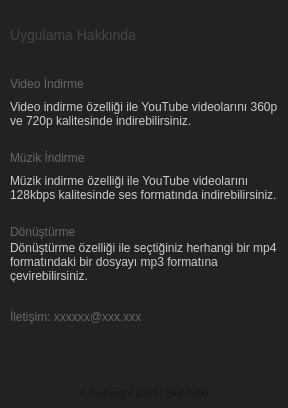
               <widget class="QWidget" name="about_2">
                <property name="styleSheet">
                 <string notr="true"/>
                </property>
                <layout class="QVBoxLayout" name="verticalLayout_17">
                 <property name="spacing">
                  <number>0</number>
                 </property>
                 <property name="leftMargin">
                  <number>0</number>
                 </property>
                 <property name="topMargin">
                  <number>0</number>
                 </property>
                 <property name="rightMargin">
                  <number>0</number>
                 </property>
                 <property name="bottomMargin">
                  <number>0</number>
                 </property>
                 <item>
                  <widget class="QFrame" name="frame_15">
                   <property name="styleSheet">
                    <string notr="true">#frame_15 {
	background-color: #222;
}</string>
                   </property>
                   <property name="frameShape">
                    <enum>QFrame::NoFrame</enum>
                   </property>
                   <property name="frameShadow">
                    <enum>QFrame::Raised</enum>
                   </property>
                   <layout class="QVBoxLayout" name="verticalLayout_18">
                    <property name="spacing">
                     <number>10</number>
                    </property>
                    <property name="leftMargin">
                     <number>10</number>
                    </property>
                    <property name="topMargin">
                     <number>10</number>
                    </property>
                    <property name="rightMargin">
                     <number>10</number>
                    </property>
                    <property name="bottomMargin">
                     <number>0</number>
                    </property>
                    <item>
                     <widget class="QFrame" name="frame_16">
                      <property name="styleSheet">
                       <string notr="true">#label_9 {
	color: #444;
	font-size: 14px;
}
#label_13, #label_15, #label_17 {
	color: #666;
	font-size: 12px;
}
#label_14, #label_16, #label_18 {
	color: #ccc;
}
#label_19 {
	color: #151515;
	font-size: 10px;
}
#label_24 {
	color: #666;
	font-size: 12px;
}</string>
                      </property>
                      <property name="frameShape">
                       <enum>QFrame::NoFrame</enum>
                      </property>
                      <property name="frameShadow">
                       <enum>QFrame::Raised</enum>
                      </property>
                      <layout class="QVBoxLayout" name="verticalLayout_19">
                       <property name="spacing">
                        <number>0</number>
                       </property>
                       <property name="leftMargin">
                        <number>0</number>
                       </property>
                       <property name="topMargin">
                        <number>0</number>
                       </property>
                       <property name="rightMargin">
                        <number>0</number>
                       </property>
                       <property name="bottomMargin">
                        <number>0</number>
                       </property>
                       <item alignment="Qt::AlignTop">
                        <widget class="QLabel" name="label_9">
                         <property name="minimumSize">
                          <size>
                           <width>0</width>
                           <height>50</height>
                          </size>
                         </property>
                         <property name="maximumSize">
                          <size>
                           <width>16777215</width>
                           <height>50</height>
                          </size>
                         </property>
                         <property name="styleSheet">
                          <string notr="true"/>
                         </property>
                         <property name="text">
                          <string>Uygulama Hakkında</string>
                         </property>
                         <property name="alignment">
                          <set>Qt::AlignLeading|Qt::AlignLeft|Qt::AlignVCenter</set>
                         </property>
                        </widget>
                       </item>
                       <item>
                        <widget class="QLabel" name="label_22">
                         <property name="text">
                          <string/>
                         </property>
                        </widget>
                       </item>
                       <item>
                        <widget class="QLabel" name="label_13">
                         <property name="minimumSize">
                          <size>
                           <width>0</width>
                           <height>20</height>
                          </size>
                         </property>
                         <property name="maximumSize">
                          <size>
                           <width>16777215</width>
                           <height>20</height>
                          </size>
                         </property>
                         <property name="text">
                          <string>Video İndirme</string>
                         </property>
                        </widget>
                       </item>
                       <item>
                        <widget class="QLabel" name="label_14">
                         <property name="minimumSize">
                          <size>
                           <width>0</width>
                           <height>40</height>
                          </size>
                         </property>
                         <property name="maximumSize">
                          <size>
                           <width>16777215</width>
                           <height>40</height>
                          </size>
                         </property>
                         <property name="text">
                          <string>Video indirme özelliği ile YouTube videolarını 360p ve 720p kalitesinde indirebilirsiniz.</string>
                         </property>
                         <property name="wordWrap">
                          <bool>true</bool>
                         </property>
                        </widget>
                       </item>
                       <item>
                        <widget class="QLabel" name="label_20">
                         <property name="text">
                          <string/>
                         </property>
                        </widget>
                       </item>
                       <item>
                        <widget class="QLabel" name="label_15">
                         <property name="minimumSize">
                          <size>
                           <width>0</width>
                           <height>20</height>
                          </size>
                         </property>
                         <property name="maximumSize">
                          <size>
                           <width>16777215</width>
                           <height>20</height>
                          </size>
                         </property>
                         <property name="text">
                          <string>Müzik İndirme</string>
                         </property>
                        </widget>
                       </item>
                       <item>
                        <widget class="QLabel" name="label_16">
                         <property name="minimumSize">
                          <size>
                           <width>0</width>
                           <height>40</height>
                          </size>
                         </property>
                         <property name="maximumSize">
                          <size>
                           <width>16777215</width>
                           <height>40</height>
                          </size>
                         </property>
                         <property name="text">
                          <string>Müzik indirme özelliği ile YouTube videolarını 128kbps kalitesinde ses formatında indirebilirsiniz.</string>
                         </property>
                         <property name="scaledContents">
                          <bool>false</bool>
                         </property>
                         <property name="wordWrap">
                          <bool>true</bool>
                         </property>
                        </widget>
                       </item>
                       <item>
                        <widget class="QLabel" name="label_21">
                         <property name="text">
                          <string/>
                         </property>
                        </widget>
                       </item>
                       <item>
                        <widget class="QLabel" name="label_17">
                         <property name="minimumSize">
                          <size>
                           <width>0</width>
                           <height>20</height>
                          </size>
                         </property>
                         <property name="maximumSize">
                          <size>
                           <width>16777215</width>
                           <height>20</height>
                          </size>
                         </property>
                         <property name="text">
                          <string>Dönüştürme</string>
                         </property>
                        </widget>
                       </item>
                       <item>
                        <widget class="QLabel" name="label_18">
                         <property name="minimumSize">
                          <size>
                           <width>0</width>
                           <height>40</height>
                          </size>
                         </property>
                         <property name="maximumSize">
                          <size>
                           <width>16777215</width>
                           <height>40</height>
                          </size>
                         </property>
                         <property name="text">
                          <string>Dönüştürme özelliği ile seçtiğiniz herhangi bir mp4 formatındaki bir dosyayı mp3 formatına çevirebilirsiniz.</string>
                         </property>
                         <property name="wordWrap">
                          <bool>true</bool>
                         </property>
                        </widget>
                       </item>
                       <item>
                        <widget class="QLabel" name="label_23">
                         <property name="text">
                          <string/>
                         </property>
                        </widget>
                       </item>
                       <item>
                        <widget class="QLabel" name="label_25">
                         <property name="text">
                          <string/>
                         </property>
                        </widget>
                       </item>
                       <item>
                        <widget class="QLabel" name="label_24">
                         <property name="text">
                          <string>İletişim: xxxxxx@xxx.xxx</string>
                         </property>
                        </widget>
                       </item>
                       <item>
                        <widget class="QLabel" name="label_26">
                         <property name="text">
                          <string/>
                         </property>
                        </widget>
                       </item>
                       <item>
                        <spacer name="verticalSpacer_2">
                         <property name="orientation">
                          <enum>Qt::Vertical</enum>
                         </property>
                         <property name="sizeHint" stdset="0">
                          <size>
                           <width>20</width>
                           <height>40</height>
                          </size>
                         </property>
                        </spacer>
                       </item>
                       <item>
                        <widget class="QLabel" name="label_19">
                         <property name="minimumSize">
                          <size>
                           <width>0</width>
                           <height>30</height>
                          </size>
                         </property>
                         <property name="maximumSize">
                          <size>
                           <width>16777215</width>
                           <height>30</height>
                          </size>
                         </property>
                         <property name="text">
                          <string>© Copyright 2023 | BlueTube</string>
                         </property>
                         <property name="alignment">
                          <set>Qt::AlignCenter</set>
                         </property>
                        </widget>
                       </item>
                      </layout>
                     </widget>
                    </item>
                   </layout>
                  </widget>
                 </item>
                </layout>
               </widget>
